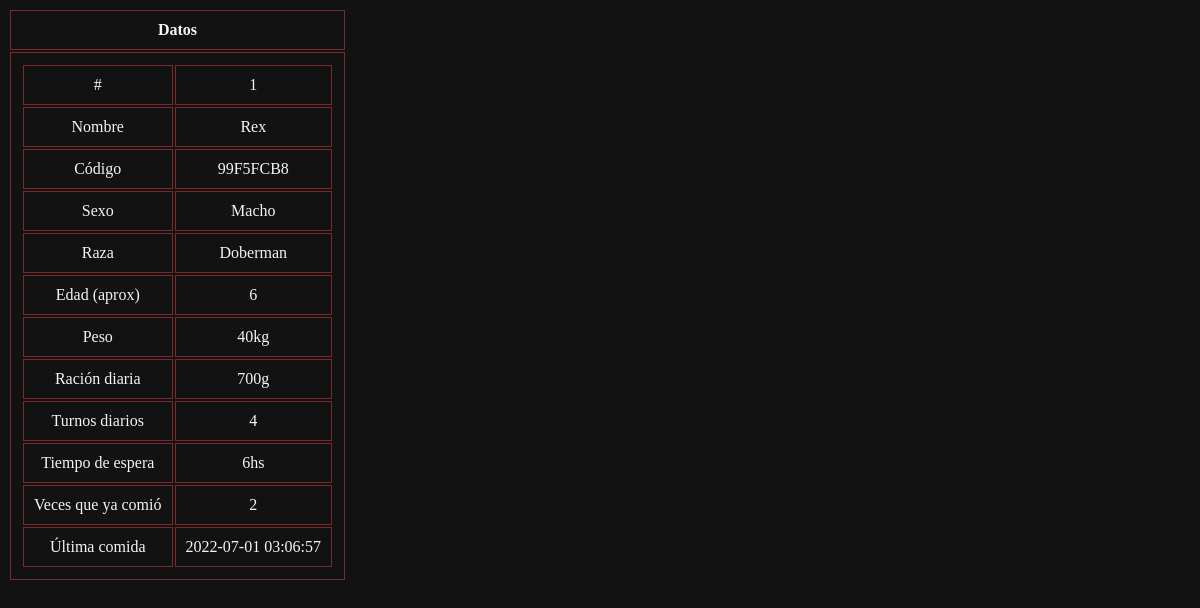
The app's page /verificado.php?id=99F5FCB8 with its own data.
### tables this page shows
CREATE TABLE `perros` (
  `identificador` int(11) NOT NULL,
  `id` varchar(255) NOT NULL,
  `nombre` varchar(255) NOT NULL,
  `foto` varchar(255) NOT NULL,
  `sexo` enum('Macho','Hembra') NOT NULL,
  `raza` varchar(255) NOT NULL,
  `edad` int(11) NOT NULL,
  `peso` int(11) NOT NULL,
  `racion` int(11) NOT NULL,
  `turnos` int(11) NOT NULL,
  `cooldown` int(11) NOT NULL,
  `veces` varchar(255) NOT NULL,
  `ultimaEntrada` timestamp NOT NULL DEFAULT current_timestamp(),
  `ultimaSalida` timestamp NOT NULL DEFAULT current_timestamp(),
  `entro` tinyint(1) NOT NULL
);

### verificado.php (the view, shortened to what this page needs)
<?php
    $id = null;
    if ( !empty($_GET['id'])) {
        $id = $_REQUEST['id'];
    }
    $pdo = Base::connect();
	$pdo->setAttribute(PDO::ATTR_ERRMODE, PDO::ERRMODE_EXCEPTION);
	$sql = "SELECT * FROM perros where id = ?";
	$q = $pdo->prepare($sql);
	$q->execute(array($id));
	$datos = $q->fetch(PDO::FETCH_ASSOC);
?>
<!DOCTYPE html>
<html lang="es">
<head>
	<link rel="stylesheet" href="css/temp.css">
</head>
	<body>
		<div>
			<form>
				<table>
					<tr>
						<td>
						<b>Datos</b>
					</td>
					</tr>
					<tr>
						<td>
							<table>
							<tr>
									<td>#</td>
									<td><?php echo $datos['identificador'];?></td>
								</tr>
								<tr>
									<td>Nombre</td>
									<td><?php echo $datos['nombre'];?></td>
								</tr>
								<tr>
									<td>Código</td>
									<td><?php echo $datos['id'];?></td>
								</tr>
								<tr>
									<td>Sexo</td>
									<td><?php echo $datos['sexo'];?></td>
								</tr>
								<tr>
									<td>Raza</td>
									<td><?php echo $datos['raza'];?></td>
								</tr>
								<tr>
									<td>Edad (aprox)</td>
									<td><?php echo $datos['edad'];?></td>
								</tr>
								<tr>
									<td>Peso</td>
									<td><?php echo $datos['peso'];?>kg</td>
								</tr>
								<tr>
									<td>Ración diaria</td>
									<td><?php echo $datos['racion'];?>g</td>
								</tr>
								<tr>
									<td>Turnos diarios</td>
									<td><?php echo $datos['turnos'];?></td>
								</tr>
								<tr>
									<td>Tiempo de espera</td>
									<td><?php echo $datos['cooldown'];?>hs</td>
								</tr>
								<tr>
									<td>Veces que ya comió</td>
									<td><?php echo $datos['veces'];?></td>
								</tr>
								<tr>
									<td>Última comida</td>
									<td><?php echo $datos['ultimaSalida'];?></td>
								</tr>
							</table>
						</td>
					</tr>
				</table>
			</form>
		</div>
	</body>
</html>

### css/temp.css (style rules this page uses)
body { background-color: #121212; color: whitesmoke; }
table { text-align: center; }
table th, table td { padding: 10px; border:rgb(121, 43, 43) 1px solid; }

### records on screen
perros: identificador "1", nombre "Rex", id "99F5FCB8", sexo "Macho", raza "Doberman", edad "6", peso "40", racion "700", turnos "4", cooldown "6", veces "2", ultimaSalida "2022-07-01 03:06:57"
